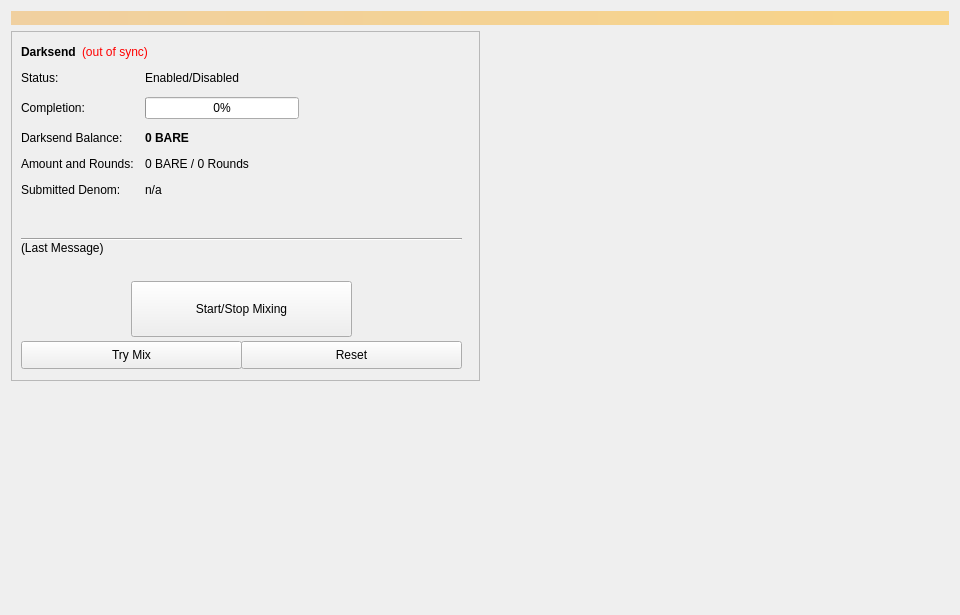
<?xml version="1.0" encoding="UTF-8"?>
<ui version="4.0">
 <class>Coinmix</class>
 <widget class="QWidget" name="Coinmix">
  <property name="geometry">
   <rect>
    <x>0</x>
    <y>0</y>
    <width>960</width>
    <height>615</height>
   </rect>
  </property>
  <property name="minimumSize">
   <size>
    <width>960</width>
    <height>0</height>
   </size>
  </property>
  <property name="windowTitle">
   <string>Form</string>
  </property>
  <layout class="QVBoxLayout" name="topLayout">
   <item>
    <widget class="QLabel" name="labelAlerts">
     <property name="visible">
      <bool>false</bool>
     </property>
     <property name="styleSheet">
      <string notr="true">background-color: qlineargradient(x1: 0, y1: 0, x2: 1, y2: 0, stop:0 #F0D0A0, stop:1 #F8D488); color:#000000;</string>
     </property>
     <property name="wordWrap">
      <bool>true</bool>
     </property>
     <property name="margin">
      <number>3</number>
     </property>
    </widget>
   </item>
   <item>
    <layout class="QHBoxLayout" name="horizontalLayout" stretch="1,1">
     <item>
      <layout class="QVBoxLayout" name="verticalLayout_2">
       <item>
        <widget class="QFrame" name="frameDarksend">
         <property name="minimumSize">
          <size>
           <width>0</width>
           <height>350</height>
          </size>
         </property>
         <property name="layoutDirection">
          <enum>Qt::LeftToRight</enum>
         </property>
         <property name="frameShape">
          <enum>QFrame::StyledPanel</enum>
         </property>
         <property name="frameShadow">
          <enum>QFrame::Raised</enum>
         </property>
         <widget class="QWidget" name="formLayoutWidget">
          <property name="geometry">
           <rect>
            <x>10</x>
            <y>40</y>
            <width>451</width>
            <height>161</height>
           </rect>
          </property>
          <layout class="QFormLayout" name="formLayout">
           <property name="fieldGrowthPolicy">
            <enum>QFormLayout::AllNonFixedFieldsGrow</enum>
           </property>
           <property name="horizontalSpacing">
            <number>11</number>
           </property>
           <property name="verticalSpacing">
            <number>12</number>
           </property>
           <item row="0" column="0">
            <widget class="QLabel" name="label_6">
             <property name="text">
              <string>Status:</string>
             </property>
            </widget>
           </item>
           <item row="1" column="0">
            <widget class="QLabel" name="label_7">
             <property name="text">
              <string>Completion:</string>
             </property>
            </widget>
           </item>
           <item row="1" column="1">
            <widget class="QProgressBar" name="DarksendProgress">
             <property name="maximumSize">
              <size>
               <width>154</width>
               <height>16777215</height>
              </size>
             </property>
             <property name="value">
              <number>0</number>
             </property>
            </widget>
           </item>
           <item row="2" column="0">
            <widget class="QLabel" name="labelAnonymizedText">
             <property name="text">
              <string>Darksend Balance:</string>
             </property>
            </widget>
           </item>
           <item row="2" column="1">
            <widget class="QLabel" name="labelAnonymized">
             <property name="font">
              <font>
               <weight>75</weight>
               <bold>true</bold>
              </font>
             </property>
             <property name="text">
              <string notr="true">0 BARE</string>
             </property>
            </widget>
           </item>
           <item row="3" column="0">
            <widget class="QLabel" name="label_8">
             <property name="text">
              <string>Amount and Rounds:</string>
             </property>
            </widget>
           </item>
           <item row="3" column="1">
            <widget class="QLabel" name="labelAmountRounds">
             <property name="text">
              <string>0 BARE / 0 Rounds</string>
             </property>
            </widget>
           </item>
           <item row="4" column="0">
            <widget class="QLabel" name="label_9">
             <property name="text">
              <string>Submitted Denom:</string>
             </property>
            </widget>
           </item>
           <item row="4" column="1">
            <widget class="QLabel" name="labelSubmittedDenom">
             <property name="toolTip">
              <string>The denominations you submitted to the Masternode.&lt;br&gt;To mix, other users must submit the exact same denominations.</string>
             </property>
             <property name="text">
              <string>n/a</string>
             </property>
            </widget>
           </item>
           <item row="0" column="1">
            <widget class="QLabel" name="DarksendEnabled">
             <property name="text">
              <string>Enabled/Disabled</string>
             </property>
            </widget>
           </item>
          </layout>
         </widget>
         <widget class="QPushButton" name="runAutoDenom">
          <property name="geometry">
           <rect>
            <x>251</x>
            <y>17</y>
            <width>1</width>
            <height>1</height>
           </rect>
          </property>
          <property name="palette">
           <palette>
            <active>
             <colorrole role="WindowText">
              <brush brushstyle="SolidPattern">
               <color alpha="255">
                <red>0</red>
                <green>0</green>
                <blue>0</blue>
               </color>
              </brush>
             </colorrole>
             <colorrole role="Button">
              <brush brushstyle="SolidPattern">
               <color alpha="255">
                <red>239</red>
                <green>238</green>
                <blue>238</blue>
               </color>
              </brush>
             </colorrole>
             <colorrole role="Light">
              <brush brushstyle="SolidPattern">
               <color alpha="255">
                <red>255</red>
                <green>255</green>
                <blue>255</blue>
               </color>
              </brush>
             </colorrole>
             <colorrole role="Midlight">
              <brush brushstyle="SolidPattern">
               <color alpha="255">
                <red>247</red>
                <green>246</green>
                <blue>246</blue>
               </color>
              </brush>
             </colorrole>
             <colorrole role="Dark">
              <brush brushstyle="SolidPattern">
               <color alpha="255">
                <red>119</red>
                <green>119</green>
                <blue>119</blue>
               </color>
              </brush>
             </colorrole>
             <colorrole role="Mid">
              <brush brushstyle="SolidPattern">
               <color alpha="255">
                <red>159</red>
                <green>159</green>
                <blue>159</blue>
               </color>
              </brush>
             </colorrole>
             <colorrole role="Text">
              <brush brushstyle="SolidPattern">
               <color alpha="255">
                <red>0</red>
                <green>0</green>
                <blue>0</blue>
               </color>
              </brush>
             </colorrole>
             <colorrole role="BrightText">
              <brush brushstyle="SolidPattern">
               <color alpha="255">
                <red>255</red>
                <green>255</green>
                <blue>255</blue>
               </color>
              </brush>
             </colorrole>
             <colorrole role="ButtonText">
              <brush brushstyle="SolidPattern">
               <color alpha="255">
                <red>0</red>
                <green>0</green>
                <blue>0</blue>
               </color>
              </brush>
             </colorrole>
             <colorrole role="Base">
              <brush brushstyle="SolidPattern">
               <color alpha="255">
                <red>255</red>
                <green>255</green>
                <blue>255</blue>
               </color>
              </brush>
             </colorrole>
             <colorrole role="Window">
              <brush brushstyle="SolidPattern">
               <color alpha="255">
                <red>239</red>
                <green>238</green>
                <blue>238</blue>
               </color>
              </brush>
             </colorrole>
             <colorrole role="Shadow">
              <brush brushstyle="SolidPattern">
               <color alpha="255">
                <red>0</red>
                <green>0</green>
                <blue>0</blue>
               </color>
              </brush>
             </colorrole>
             <colorrole role="AlternateBase">
              <brush brushstyle="SolidPattern">
               <color alpha="255">
                <red>247</red>
                <green>246</green>
                <blue>246</blue>
               </color>
              </brush>
             </colorrole>
             <colorrole role="ToolTipBase">
              <brush brushstyle="SolidPattern">
               <color alpha="255">
                <red>255</red>
                <green>255</green>
                <blue>220</blue>
               </color>
              </brush>
             </colorrole>
             <colorrole role="ToolTipText">
              <brush brushstyle="SolidPattern">
               <color alpha="255">
                <red>0</red>
                <green>0</green>
                <blue>0</blue>
               </color>
              </brush>
             </colorrole>
            </active>
            <inactive>
             <colorrole role="WindowText">
              <brush brushstyle="SolidPattern">
               <color alpha="255">
                <red>0</red>
                <green>0</green>
                <blue>0</blue>
               </color>
              </brush>
             </colorrole>
             <colorrole role="Button">
              <brush brushstyle="SolidPattern">
               <color alpha="255">
                <red>239</red>
                <green>238</green>
                <blue>238</blue>
               </color>
              </brush>
             </colorrole>
             <colorrole role="Light">
              <brush brushstyle="SolidPattern">
               <color alpha="255">
                <red>255</red>
                <green>255</green>
                <blue>255</blue>
               </color>
              </brush>
             </colorrole>
             <colorrole role="Midlight">
              <brush brushstyle="SolidPattern">
               <color alpha="255">
                <red>247</red>
                <green>246</green>
                <blue>246</blue>
               </color>
              </brush>
             </colorrole>
             <colorrole role="Dark">
              <brush brushstyle="SolidPattern">
               <color alpha="255">
                <red>119</red>
                <green>119</green>
                <blue>119</blue>
               </color>
              </brush>
             </colorrole>
             <colorrole role="Mid">
              <brush brushstyle="SolidPattern">
               <color alpha="255">
                <red>159</red>
                <green>159</green>
                <blue>159</blue>
               </color>
              </brush>
             </colorrole>
             <colorrole role="Text">
              <brush brushstyle="SolidPattern">
               <color alpha="255">
                <red>0</red>
                <green>0</green>
                <blue>0</blue>
               </color>
              </brush>
             </colorrole>
             <colorrole role="BrightText">
              <brush brushstyle="SolidPattern">
               <color alpha="255">
                <red>255</red>
                <green>255</green>
                <blue>255</blue>
               </color>
              </brush>
             </colorrole>
             <colorrole role="ButtonText">
              <brush brushstyle="SolidPattern">
               <color alpha="255">
                <red>0</red>
                <green>0</green>
                <blue>0</blue>
               </color>
              </brush>
             </colorrole>
             <colorrole role="Base">
              <brush brushstyle="SolidPattern">
               <color alpha="255">
                <red>255</red>
                <green>255</green>
                <blue>255</blue>
               </color>
              </brush>
             </colorrole>
             <colorrole role="Window">
              <brush brushstyle="SolidPattern">
               <color alpha="255">
                <red>239</red>
                <green>238</green>
                <blue>238</blue>
               </color>
              </brush>
             </colorrole>
             <colorrole role="Shadow">
              <brush brushstyle="SolidPattern">
               <color alpha="255">
                <red>0</red>
                <green>0</green>
                <blue>0</blue>
               </color>
              </brush>
             </colorrole>
             <colorrole role="AlternateBase">
              <brush brushstyle="SolidPattern">
               <color alpha="255">
                <red>247</red>
                <green>246</green>
                <blue>246</blue>
               </color>
              </brush>
             </colorrole>
             <colorrole role="ToolTipBase">
              <brush brushstyle="SolidPattern">
               <color alpha="255">
                <red>255</red>
                <green>255</green>
                <blue>220</blue>
               </color>
              </brush>
             </colorrole>
             <colorrole role="ToolTipText">
              <brush brushstyle="SolidPattern">
               <color alpha="255">
                <red>0</red>
                <green>0</green>
                <blue>0</blue>
               </color>
              </brush>
             </colorrole>
            </inactive>
            <disabled>
             <colorrole role="WindowText">
              <brush brushstyle="SolidPattern">
               <color alpha="255">
                <red>119</red>
                <green>119</green>
                <blue>119</blue>
               </color>
              </brush>
             </colorrole>
             <colorrole role="Button">
              <brush brushstyle="SolidPattern">
               <color alpha="255">
                <red>239</red>
                <green>238</green>
                <blue>238</blue>
               </color>
              </brush>
             </colorrole>
             <colorrole role="Light">
              <brush brushstyle="SolidPattern">
               <color alpha="255">
                <red>255</red>
                <green>255</green>
                <blue>255</blue>
               </color>
              </brush>
             </colorrole>
             <colorrole role="Midlight">
              <brush brushstyle="SolidPattern">
               <color alpha="255">
                <red>247</red>
                <green>246</green>
                <blue>246</blue>
               </color>
              </brush>
             </colorrole>
             <colorrole role="Dark">
              <brush brushstyle="SolidPattern">
               <color alpha="255">
                <red>119</red>
                <green>119</green>
                <blue>119</blue>
               </color>
              </brush>
             </colorrole>
             <colorrole role="Mid">
              <brush brushstyle="SolidPattern">
               <color alpha="255">
                <red>159</red>
                <green>159</green>
                <blue>159</blue>
               </color>
              </brush>
             </colorrole>
             <colorrole role="Text">
              <brush brushstyle="SolidPattern">
               <color alpha="255">
                <red>119</red>
                <green>119</green>
                <blue>119</blue>
               </color>
              </brush>
             </colorrole>
             <colorrole role="BrightText">
              <brush brushstyle="SolidPattern">
               <color alpha="255">
                <red>255</red>
                <green>255</green>
                <blue>255</blue>
               </color>
              </brush>
             </colorrole>
             <colorrole role="ButtonText">
              <brush brushstyle="SolidPattern">
               <color alpha="255">
                <red>119</red>
                <green>119</green>
                <blue>119</blue>
               </color>
              </brush>
             </colorrole>
             <colorrole role="Base">
              <brush brushstyle="SolidPattern">
               <color alpha="255">
                <red>239</red>
                <green>238</green>
                <blue>238</blue>
               </color>
              </brush>
             </colorrole>
             <colorrole role="Window">
              <brush brushstyle="SolidPattern">
               <color alpha="255">
                <red>239</red>
                <green>238</green>
                <blue>238</blue>
               </color>
              </brush>
             </colorrole>
             <colorrole role="Shadow">
              <brush brushstyle="SolidPattern">
               <color alpha="255">
                <red>0</red>
                <green>0</green>
                <blue>0</blue>
               </color>
              </brush>
             </colorrole>
             <colorrole role="AlternateBase">
              <brush brushstyle="SolidPattern">
               <color alpha="255">
                <red>239</red>
                <green>238</green>
                <blue>238</blue>
               </color>
              </brush>
             </colorrole>
             <colorrole role="ToolTipBase">
              <brush brushstyle="SolidPattern">
               <color alpha="255">
                <red>255</red>
                <green>255</green>
                <blue>220</blue>
               </color>
              </brush>
             </colorrole>
             <colorrole role="ToolTipText">
              <brush brushstyle="SolidPattern">
               <color alpha="255">
                <red>0</red>
                <green>0</green>
                <blue>0</blue>
               </color>
              </brush>
             </colorrole>
            </disabled>
           </palette>
          </property>
          <property name="focusPolicy">
           <enum>Qt::NoFocus</enum>
          </property>
          <property name="autoFillBackground">
           <bool>true</bool>
          </property>
          <property name="text">
           <string/>
          </property>
          <property name="flat">
           <bool>true</bool>
          </property>
         </widget>
         <widget class="QPushButton" name="toggleDarksend">
          <property name="geometry">
           <rect>
            <x>120</x>
            <y>250</y>
            <width>221</width>
            <height>56</height>
           </rect>
          </property>
          <property name="sizePolicy">
           <sizepolicy hsizetype="MinimumExpanding" vsizetype="Fixed">
            <horstretch>0</horstretch>
            <verstretch>0</verstretch>
           </sizepolicy>
          </property>
          <property name="text">
           <string>Start/Stop Mixing</string>
          </property>
         </widget>
         <widget class="Line" name="lineLastMessage">
          <property name="geometry">
           <rect>
            <x>10</x>
            <y>200</y>
            <width>441</width>
            <height>16</height>
           </rect>
          </property>
          <property name="orientation">
           <enum>Qt::Horizontal</enum>
          </property>
         </widget>
         <widget class="QLabel" name="DarksendStatus">
          <property name="geometry">
           <rect>
            <x>10</x>
            <y>210</y>
            <width>451</width>
            <height>43</height>
           </rect>
          </property>
          <property name="minimumSize">
           <size>
            <width>288</width>
            <height>43</height>
           </size>
          </property>
          <property name="text">
           <string>(Last Message)</string>
          </property>
          <property name="alignment">
           <set>Qt::AlignLeading|Qt::AlignLeft|Qt::AlignTop</set>
          </property>
          <property name="wordWrap">
           <bool>true</bool>
          </property>
         </widget>
         <widget class="QPushButton" name="DarksendAuto">
          <property name="geometry">
           <rect>
            <x>10</x>
            <y>310</y>
            <width>221</width>
            <height>28</height>
           </rect>
          </property>
          <property name="sizePolicy">
           <sizepolicy hsizetype="MinimumExpanding" vsizetype="Fixed">
            <horstretch>0</horstretch>
            <verstretch>0</verstretch>
           </sizepolicy>
          </property>
          <property name="toolTip">
           <string>Try to manually submit a Darksend request.</string>
          </property>
          <property name="text">
           <string>Try Mix</string>
          </property>
         </widget>
         <widget class="QPushButton" name="DarksendReset">
          <property name="geometry">
           <rect>
            <x>230</x>
            <y>310</y>
            <width>221</width>
            <height>28</height>
           </rect>
          </property>
          <property name="sizePolicy">
           <sizepolicy hsizetype="MinimumExpanding" vsizetype="Fixed">
            <horstretch>0</horstretch>
            <verstretch>0</verstretch>
           </sizepolicy>
          </property>
          <property name="toolTip">
           <string>Reset the current status of Darksend (can interrupt Darksend if it's in the process of Mixing, which can cost you money!)</string>
          </property>
          <property name="autoFillBackground">
           <bool>false</bool>
          </property>
          <property name="text">
           <string>Reset</string>
          </property>
         </widget>
         <widget class="QWidget" name="layoutWidget">
          <property name="geometry">
           <rect>
            <x>10</x>
            <y>10</y>
            <width>431</width>
            <height>22</height>
           </rect>
          </property>
          <layout class="QHBoxLayout" name="horizontalLayout_5">
           <item>
            <widget class="QLabel" name="label_2">
             <property name="font">
              <font>
               <weight>75</weight>
               <bold>true</bold>
              </font>
             </property>
             <property name="text">
              <string>Darksend</string>
             </property>
            </widget>
           </item>
           <item>
            <widget class="QLabel" name="labelDarksendSyncStatus">
             <property name="toolTip">
              <string>The displayed information may be out of date. Your wallet automatically synchronizes with the Bare network after a connection is established, but this process has not completed yet.</string>
             </property>
             <property name="styleSheet">
              <string notr="true">QLabel { color: red; }</string>
             </property>
             <property name="text">
              <string notr="true">(out of sync)</string>
             </property>
             <property name="alignment">
              <set>Qt::AlignLeading|Qt::AlignLeft|Qt::AlignVCenter</set>
             </property>
            </widget>
           </item>
           <item>
            <spacer name="horizontalSpacer_4">
             <property name="orientation">
              <enum>Qt::Horizontal</enum>
             </property>
             <property name="sizeHint" stdset="0">
              <size>
               <width>40</width>
               <height>20</height>
              </size>
             </property>
            </spacer>
           </item>
          </layout>
         </widget>
        </widget>
       </item>
       <item>
        <spacer name="verticalSpacer">
         <property name="orientation">
          <enum>Qt::Vertical</enum>
         </property>
         <property name="sizeHint" stdset="0">
          <size>
           <width>20</width>
           <height>40</height>
          </size>
         </property>
        </spacer>
       </item>
      </layout>
     </item>
     <item>
      <layout class="QVBoxLayout" name="verticalLayout_3">
       <item>
        <spacer name="verticalSpacer_2">
         <property name="orientation">
          <enum>Qt::Vertical</enum>
         </property>
         <property name="sizeType">
          <enum>QSizePolicy::Expanding</enum>
         </property>
         <property name="sizeHint" stdset="0">
          <size>
           <width>20</width>
           <height>40</height>
          </size>
         </property>
        </spacer>
       </item>
      </layout>
     </item>
    </layout>
   </item>
  </layout>
 </widget>
 <resources/>
 <connections/>
</ui>
